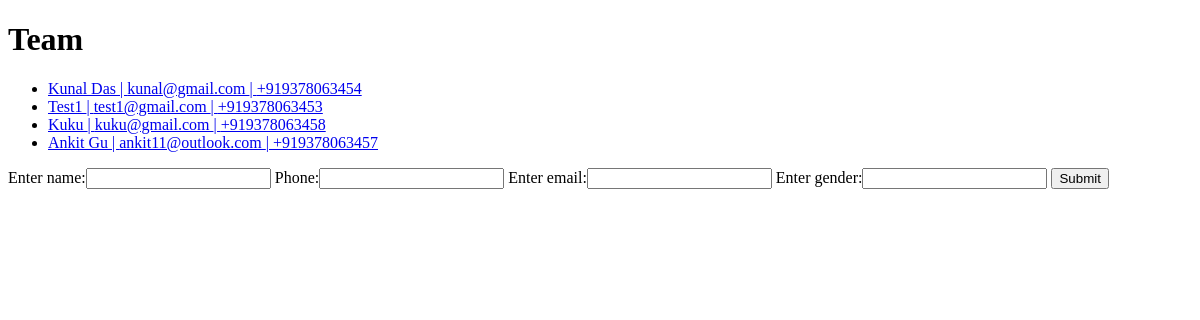
The page /teams/ (signed in) on the database as committed earlier.
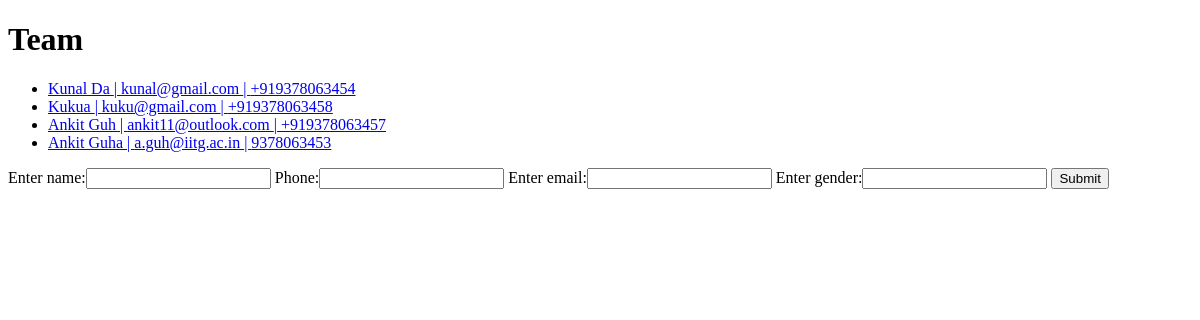
The same page on the database as committed later.
### teams/models.py (models this page shows)
class TeamMembers(models.Model):
    GENDER_CHOICES = [
        ('M', 'Male'),
        ('F', 'Female'),
    ]
    email = models.EmailField(unique=True)
    name = models.CharField(max_length=150, blank=True)
    phone = PhoneNumberField(unique=False, blank=True)
    gender = models.CharField(choices = GENDER_CHOICES,max_length=1,default='M')

### teams/views.py (the view)
# urls.py: path('', views.team_members, name='team'),
@login_required
def team_members(request):
    team = Team.objects.filter(leader=request.user).first()
    if request.method == 'POST':
        form = MemberForm(request.POST)
        name = form['name'].value()
        email = form['email'].value()
        phone = form['phone'].value()
        gender = form['gender'].value()
        flag=0
        for member in team.members.all():
            if member.email==email or member.phone==phone:
                messages.error(request,"Member already exists in your team")
                flag=1
                break
        if flag==0:
            new_member = TeamMembers(name=name,email=email,phone=phone,gender=gender)
            new_member.save()
            team.members.add(new_member)
            team.save()
    else:
        form = MemberForm()
    all_members = []
    for member in team.members.all():
        all_members.append(member)
    return render(request,'teams/team_members.html',{'title':'Alcheringa | Teams','form':form,'team':all_members})

### teams/forms.py
class MemberForm(forms.Form):
    name = forms.CharField(label='Enter name', max_length=100)
    phone = PhoneNumberField(label='Enter phone number')
    email = forms.EmailField(label='Enter email', max_length=100)
    gender = forms.CharField(label='Enter gender', max_length=1)

### templates/teams/team_members.html (shortened to what this page needs)
<!DOCTYPE html>
<html lang="en">
<head>
</head>
<body>
    <h1>Team</h1>
    <ul>
        {% for member in team %}
            <li><a href = "{% url 'update-member' member.pk %}">{{member.name}} | {{member.email}} | {{member.phone}}</a></li>
        {% endfor %}
    </ul>
    <form method = "POST">
        {{form}}
        <button type="submit">Submit</button>
    </form>
</body>
</html>

Rows that differ between the two databases and show on the page:
removed TeamMembers: name "Test1", email "test1@gmail.com", phone "+919378063453"
changed TeamMembers "kunal@gmail.com": name "Kunal Das" → "Kunal Da"
changed TeamMembers "kuku@gmail.com": name "Kuku" → "Kukua"
changed TeamMembers "ankit11@outlook.com": name "Ankit Gu" → "Ankit Guh"
added TeamMembers: name "Ankit Guha", email "a.guh@iitg.ac.in", phone "9378063453"
